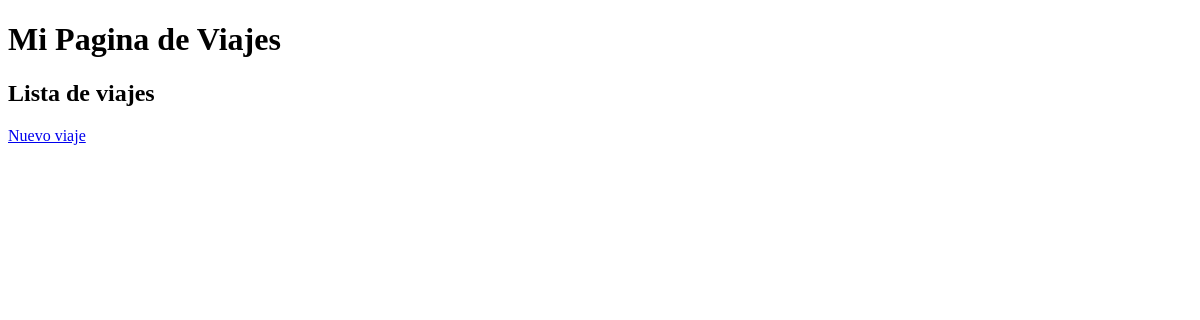
Page /panel-viajes/ on the earlier database version.
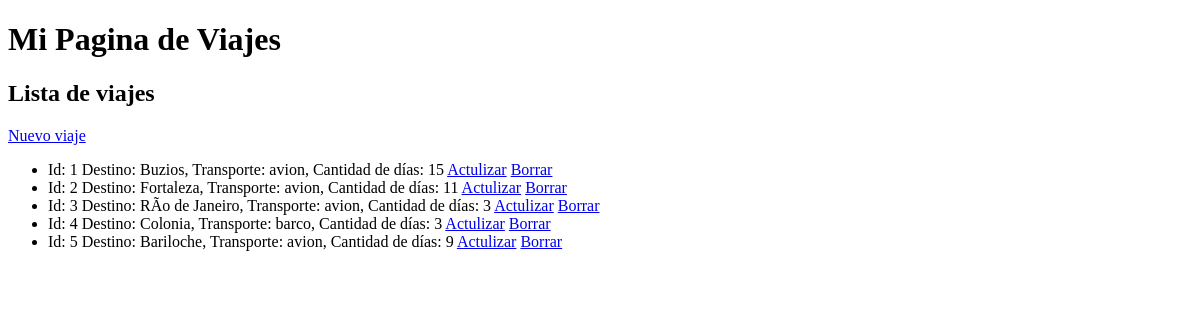
Same page on the later database version.
### ejemplo/models.py (models this page shows, shortened)
class Viajes(models.Model):
    destino = models.CharField(max_length=300)
    transporte = models.CharField(max_length=300)
    cantidad_dias = models.IntegerField()

### ejemplo/views.py (the view)
# urls.py: path('panel-viajes/', mostrar_viajes),
def mostrar_viajes(request):
    lista_viajes = Viajes.objects.all()
    return render(request, "ejemplo/viajes.html", {"lista_viajes": lista_viajes})

### ejemplo/templates/ejemplo/viajes.html
{% extends 'ejemplo/base_viajes.html' %}
{%block titulo %}
Lista de viajes
{% endblock %}
{%block contenido%}
    <a href="/panel-viajes/alta">Nuevo viaje</a>
    <ul>
    {% for viajes in lista_viajes %}
        <li>
            Id: {{viajes.id}} Destino: {{viajes.destino}}, Transporte: {{viajes.transporte}}, Cantidad de días: {{viajes.cantidad_dias}}
            <a href="/panel-viajes/actualizar/{{ viajes.id }}">Actulizar</a>
            <a href="/panel-viajes/borrar/{{ viajes.id }}">Borrar</a>
        </li>
    {% endfor %}
    </ul>
{% endblock %}

### ejemplo/templates/ejemplo/base_viajes.html (shortened to what this page needs)
<!DOCTYPE html>
<html lang="en">
<head>
</head>
<body>
    <h1> Mi Pagina de Viajes </h1>
    <h2>{% block titulo %}{% endblock %}</h2>
    {% block contenido %}{% endblock %}
</body>
</html>

Differences in the rows shown:
added Viajes: id "1", destino "Buzios", transporte "avion", cantidad_dias "15"
added Viajes: id "2", destino "Fortaleza", transporte "avion", cantidad_dias "11"
added Viajes: id "3", destino "RÃ­o de Janeiro", transporte "avion", cantidad_dias "3"
added Viajes: id "4", destino "Colonia", transporte "barco", cantidad_dias "3"
added Viajes: id "5", destino "Bariloche", transporte "avion", cantidad_dias "9"
